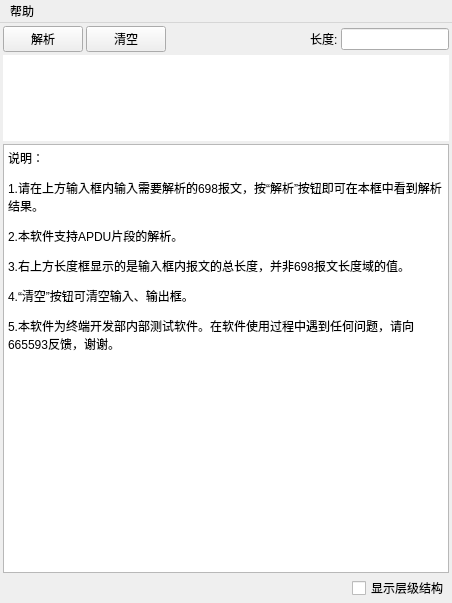
<?xml version="1.0" encoding="UTF-8"?>
<ui version="4.0">
 <author>Kay</author>
 <class>MainWindow</class>
 <widget class="QMainWindow" name="MainWindow">
  <property name="geometry">
   <rect>
    <x>0</x>
    <y>0</y>
    <width>452</width>
    <height>603</height>
   </rect>
  </property>
  <property name="windowTitle">
   <string>698解析工具_V2.0(2016.12.02)</string>
  </property>
  <property name="windowIcon">
   <iconset resource="icon.qrc">
    <normaloff>:/698/698.ico</normaloff>
    <normalon>:/698/698.ico</normalon>
    <disabledoff>:/698/698.ico</disabledoff>
    <disabledon>:/698/698.ico</disabledon>
    <activeoff>:/698/698.ico</activeoff>
    <activeon>:/698/698.ico</activeon>
    <selectedoff>:/698/698.ico</selectedoff>
    <selectedon>:/698/698.ico</selectedon>:/698/698.ico</iconset>
  </property>
  <widget class="QWidget" name="centralwidget">
   <layout class="QGridLayout" name="gridLayout">
    <property name="margin">
     <number>3</number>
    </property>
    <property name="spacing">
     <number>3</number>
    </property>
    <item row="0" column="0">
     <layout class="QVBoxLayout" name="verticalLayout_2">
      <item>
       <layout class="QHBoxLayout" name="horizontalLayout">
        <item>
         <widget class="QPushButton" name="translate_button">
          <property name="text">
           <string>解析</string>
          </property>
         </widget>
        </item>
        <item>
         <widget class="QPushButton" name="clear_button">
          <property name="text">
           <string>清空</string>
          </property>
         </widget>
        </item>
        <item>
         <spacer name="horizontalSpacer_3">
          <property name="orientation">
           <enum>Qt::Horizontal</enum>
          </property>
          <property name="sizeType">
           <enum>QSizePolicy::Expanding</enum>
          </property>
          <property name="sizeHint" stdset="0">
           <size>
            <width>50</width>
            <height>20</height>
           </size>
          </property>
         </spacer>
        </item>
        <item>
         <widget class="QLabel" name="label">
          <property name="text">
           <string>长度:</string>
          </property>
         </widget>
        </item>
        <item>
         <widget class="QLineEdit" name="len_box">
          <property name="enabled">
           <bool>true</bool>
          </property>
          <property name="sizePolicy">
           <sizepolicy hsizetype="Maximum" vsizetype="Fixed">
            <horstretch>0</horstretch>
            <verstretch>0</verstretch>
           </sizepolicy>
          </property>
          <property name="maximumSize">
           <size>
            <width>160</width>
            <height>16777215</height>
           </size>
          </property>
         </widget>
        </item>
       </layout>
      </item>
      <item>
       <layout class="QVBoxLayout" name="verticalLayout">
        <item>
         <widget class="QTextEdit" name="input_box">
          <property name="sizePolicy">
           <sizepolicy hsizetype="Expanding" vsizetype="Expanding">
            <horstretch>0</horstretch>
            <verstretch>1</verstretch>
           </sizepolicy>
          </property>
          <property name="acceptDrops">
           <bool>false</bool>
          </property>
          <property name="toolTip">
           <string/>
          </property>
          <property name="statusTip">
           <string/>
          </property>
          <property name="whatsThis">
           <string/>
          </property>
          <property name="accessibleName">
           <string/>
          </property>
          <property name="accessibleDescription">
           <string/>
          </property>
          <property name="autoFillBackground">
           <bool>false</bool>
          </property>
          <property name="styleSheet">
           <string notr="true"/>
          </property>
          <property name="frameShape">
           <enum>QFrame::NoFrame</enum>
          </property>
          <property name="frameShadow">
           <enum>QFrame::Sunken</enum>
          </property>
          <property name="midLineWidth">
           <number>1</number>
          </property>
          <property name="verticalScrollBarPolicy">
           <enum>Qt::ScrollBarAsNeeded</enum>
          </property>
          <property name="documentTitle">
           <string/>
          </property>
          <property name="lineWrapMode">
           <enum>QTextEdit::WidgetWidth</enum>
          </property>
          <property name="html">
           <string>&lt;!DOCTYPE HTML PUBLIC &quot;-//W3C//DTD HTML 4.0//EN&quot; &quot;http://www.w3.org/TR/REC-html40/strict.dtd&quot;&gt;
&lt;html&gt;&lt;head&gt;&lt;meta name=&quot;qrichtext&quot; content=&quot;1&quot; /&gt;&lt;style type=&quot;text/css&quot;&gt;
p, li { white-space: pre-wrap; }
&lt;/style&gt;&lt;/head&gt;&lt;body style=&quot; font-family:'SimSun'; font-size:9pt; font-weight:400; font-style:normal;&quot;&gt;
&lt;p style=&quot; margin-top:12px; margin-bottom:12px; margin-left:0px; margin-right:0px; -qt-block-indent:0; text-indent:0px;&quot;&gt;&lt;br /&gt;&lt;/p&gt;&lt;/body&gt;&lt;/html&gt;</string>
          </property>
          <property name="overwriteMode">
           <bool>false</bool>
          </property>
          <property name="acceptRichText">
           <bool>true</bool>
          </property>
          <property name="textInteractionFlags">
           <set>Qt::TextEditorInteraction</set>
          </property>
         </widget>
        </item>
        <item>
         <widget class="QTextEdit" name="output_box">
          <property name="enabled">
           <bool>true</bool>
          </property>
          <property name="sizePolicy">
           <sizepolicy hsizetype="Expanding" vsizetype="Expanding">
            <horstretch>0</horstretch>
            <verstretch>5</verstretch>
           </sizepolicy>
          </property>
          <property name="cursor" stdset="0">
           <cursorShape>ArrowCursor</cursorShape>
          </property>
          <property name="acceptDrops">
           <bool>false</bool>
          </property>
          <property name="layoutDirection">
           <enum>Qt::LeftToRight</enum>
          </property>
          <property name="autoFillBackground">
           <bool>false</bool>
          </property>
          <property name="html">
           <string>&lt;!DOCTYPE HTML PUBLIC &quot;-//W3C//DTD HTML 4.0//EN&quot; &quot;http://www.w3.org/TR/REC-html40/strict.dtd&quot;&gt;
&lt;html&gt;&lt;head&gt;&lt;meta name=&quot;qrichtext&quot; content=&quot;1&quot; /&gt;&lt;style type=&quot;text/css&quot;&gt;
p, li { white-space: pre-wrap; }
&lt;/style&gt;&lt;/head&gt;&lt;body style=&quot; font-family:'SimSun'; font-size:9pt; font-weight:400; font-style:normal;&quot;&gt;
&lt;p style=&quot; margin-top:12px; margin-bottom:12px; margin-left:0px; margin-right:0px; -qt-block-indent:0; text-indent:0px;&quot;&gt;说明：&lt;/p&gt;
&lt;p style=&quot; margin-top:12px; margin-bottom:12px; margin-left:0px; margin-right:0px; -qt-block-indent:0; text-indent:0px;&quot;&gt;1.请在上方输入框内输入需要解析的698报文，按“解析”按钮即可在本框中看到解析结果。&lt;/p&gt;
&lt;p style=&quot; margin-top:12px; margin-bottom:12px; margin-left:0px; margin-right:0px; -qt-block-indent:0; text-indent:0px;&quot;&gt;2.本软件支持APDU片段的解析。&lt;/p&gt;
&lt;p style=&quot; margin-top:12px; margin-bottom:12px; margin-left:0px; margin-right:0px; -qt-block-indent:0; text-indent:0px;&quot;&gt;3.右上方长度框显示的是输入框内报文的总长度，并非698报文长度域的值。&lt;/p&gt;
&lt;p style=&quot; margin-top:12px; margin-bottom:12px; margin-left:0px; margin-right:0px; -qt-block-indent:0; text-indent:0px;&quot;&gt;4.“清空”按钮可清空输入、输出框。&lt;/p&gt;
&lt;p style=&quot; margin-top:12px; margin-bottom:12px; margin-left:0px; margin-right:0px; -qt-block-indent:0; text-indent:0px;&quot;&gt;5.本软件为终端开发部内部测试软件。在软件使用过程中遇到任何问题，请向665593反馈，谢谢。&lt;/p&gt;&lt;/body&gt;&lt;/html&gt;</string>
          </property>
         </widget>
        </item>
       </layout>
      </item>
      <item>
       <layout class="QHBoxLayout" name="horizontalLayout_2">
        <item>
         <spacer name="horizontalSpacer">
          <property name="orientation">
           <enum>Qt::Horizontal</enum>
          </property>
          <property name="sizeHint" stdset="0">
           <size>
            <width>40</width>
            <height>20</height>
           </size>
          </property>
         </spacer>
        </item>
        <item>
         <widget class="QCheckBox" name="show_level">
          <property name="text">
           <string>显示层级结构</string>
          </property>
         </widget>
        </item>
       </layout>
      </item>
     </layout>
    </item>
   </layout>
   <zorder></zorder>
  </widget>
  <widget class="QMenuBar" name="menubar">
   <property name="geometry">
    <rect>
     <x>0</x>
     <y>0</y>
     <width>452</width>
     <height>23</height>
    </rect>
   </property>
   <widget class="QMenu" name="menu">
    <property name="title">
     <string>帮助</string>
    </property>
    <addaction name="about"/>
   </widget>
   <addaction name="menu"/>
  </widget>
  <action name="about">
   <property name="text">
    <string>关于</string>
   </property>
   <property name="shortcutContext">
    <enum>Qt::WindowShortcut</enum>
   </property>
  </action>
 </widget>
 <tabstops>
  <tabstop>input_box</tabstop>
  <tabstop>translate_button</tabstop>
  <tabstop>output_box</tabstop>
  <tabstop>len_box</tabstop>
  <tabstop>clear_button</tabstop>
 </tabstops>
 <resources>
  <include location="icon.qrc"/>
 </resources>
 <connections>
  <connection>
   <sender>clear_button</sender>
   <signal>clicked()</signal>
   <receiver>output_box</receiver>
   <slot>clear()</slot>
   <hints>
    <hint type="sourcelabel">
     <x>159</x>
     <y>49</y>
    </hint>
    <hint type="destinationlabel">
     <x>361</x>
     <y>214</y>
    </hint>
   </hints>
  </connection>
  <connection>
   <sender>clear_button</sender>
   <signal>clicked()</signal>
   <receiver>input_box</receiver>
   <slot>clear()</slot>
   <hints>
    <hint type="sourcelabel">
     <x>159</x>
     <y>49</y>
    </hint>
    <hint type="destinationlabel">
     <x>347</x>
     <y>123</y>
    </hint>
   </hints>
  </connection>
 </connections>
</ui>
